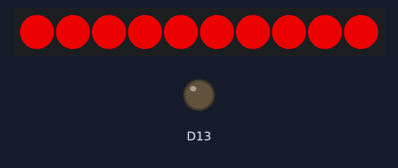
Recording of a sketch running on a simulated Adafruit Circuit Playground Express. On the bench: 10 RGB LEDs in strip order, left to right, output pins drawn as LEDs (lit = HIGH). What the sketch prints to the serial monitor is not drawn.

Above: at 0.15 s.
At 2.28 s:
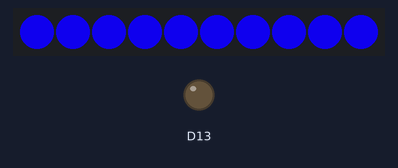
At 5.33 s:
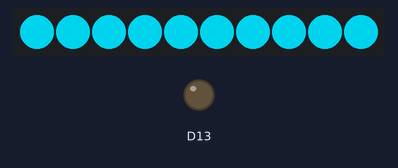
At 10.81 s:
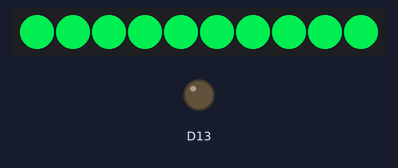
At 16.3 s:
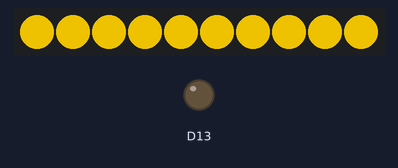
At 21.48 s:
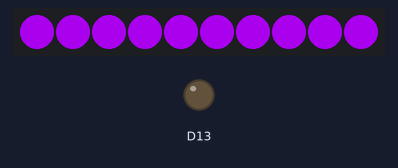

The sketch:

colorwheel.ino
```cpp
#include <Adafruit_CircuitPlayground.h>
#include <math.h>


int red = 0;
int green = 0;
int blue = 0;
float z = 0.0;
float H = 0.0;

int deltat = 5;

void setup() {
  Serial.begin(9600);
  CircuitPlayground.begin();
}

void loop() {


  //we are turning a range from 0 to 1 into a hue, which is an angle around the color wheel
  //https://www.had2know.org/technology/hsv-rgb-conversion-formula-calculator.html
  //https://en.wikipedia.org/wiki/Hue

  z = 255*(1 - abs(remainder((H/60.0),2) - 1));
  /*note that c and its derivatives won't let us take a modulo on a non integer
   * so we have to use remainder to get modulo, which is from math.h
   */
  if(H < 60){
     red = 255;
     green = round(z);
     blue = 0;
  }
  if(H >= 60 && H < 120){
    red = round(z);
    green = 255;
    blue = 0;
  }
  if(H >= 120 && H < 180){
      red = 0;
      green = 255;
      blue = round(z);
  }
  if(H >= 180 && H < 240){
      red = 0;
      green = round(z);
      blue = 255;
  }
  if(H >= 240 && H < 300){
      red = round(z);
      green = 0;
      blue = 255;
  }
  if(H >= 300 && H < 360){
      red = 255;
      green = 0;
      blue = round(z);
  }


  for(int ledpin = 0; ledpin < 10; ledpin++){
      CircuitPlayground.setPixelColor(ledpin, red, green, blue);
      CircuitPlayground.setBrightness(200);
  }

  H += 1.0;
  if(H>360){
    H = 0.0;
  }

  Serial.print(red);
  Serial.print(",");
  Serial.print(green);
  Serial.print(",");
  Serial.println(blue);
  delay(deltat);

}
```
